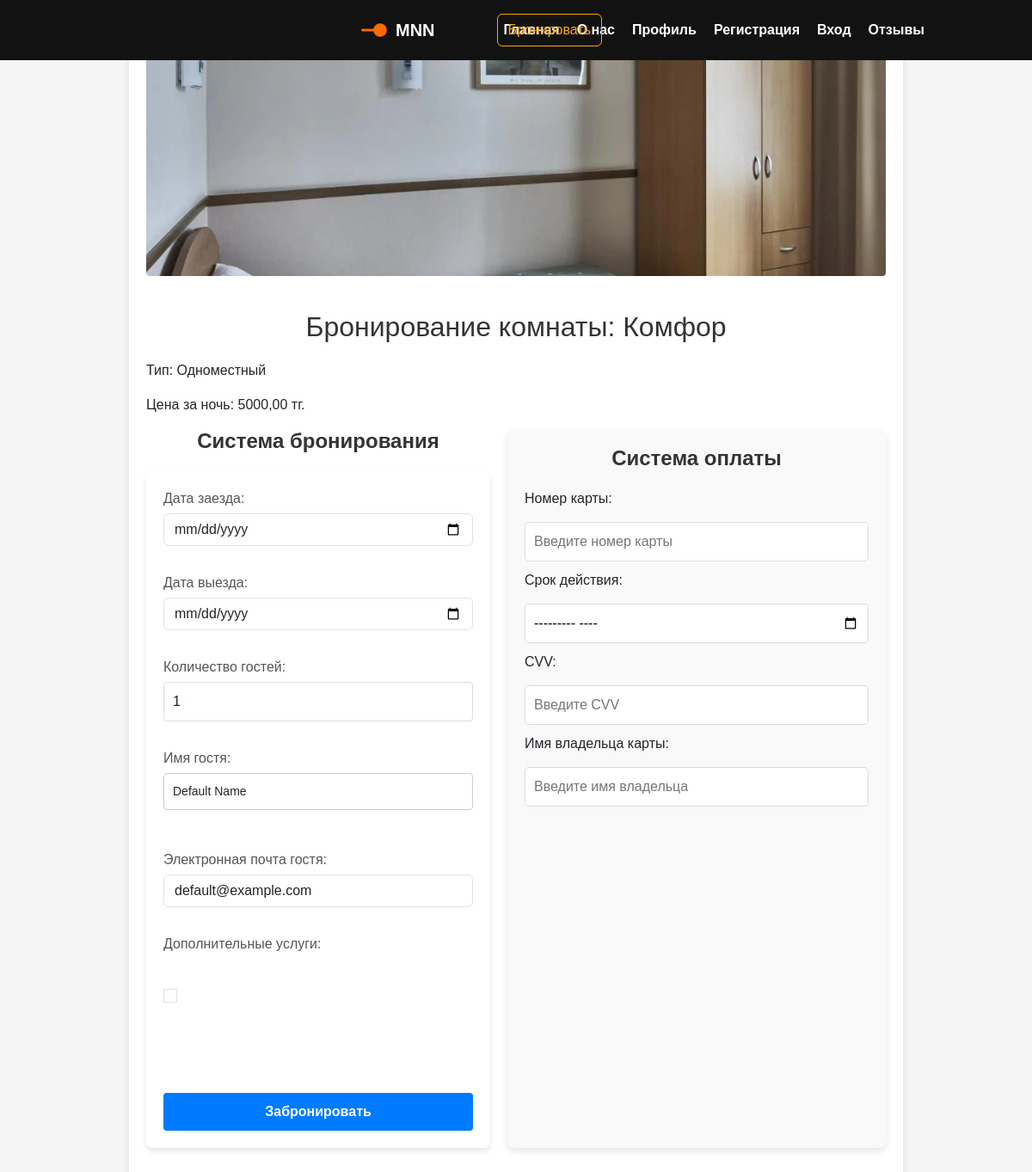
Before: /born/booking/4/ with the older database file.
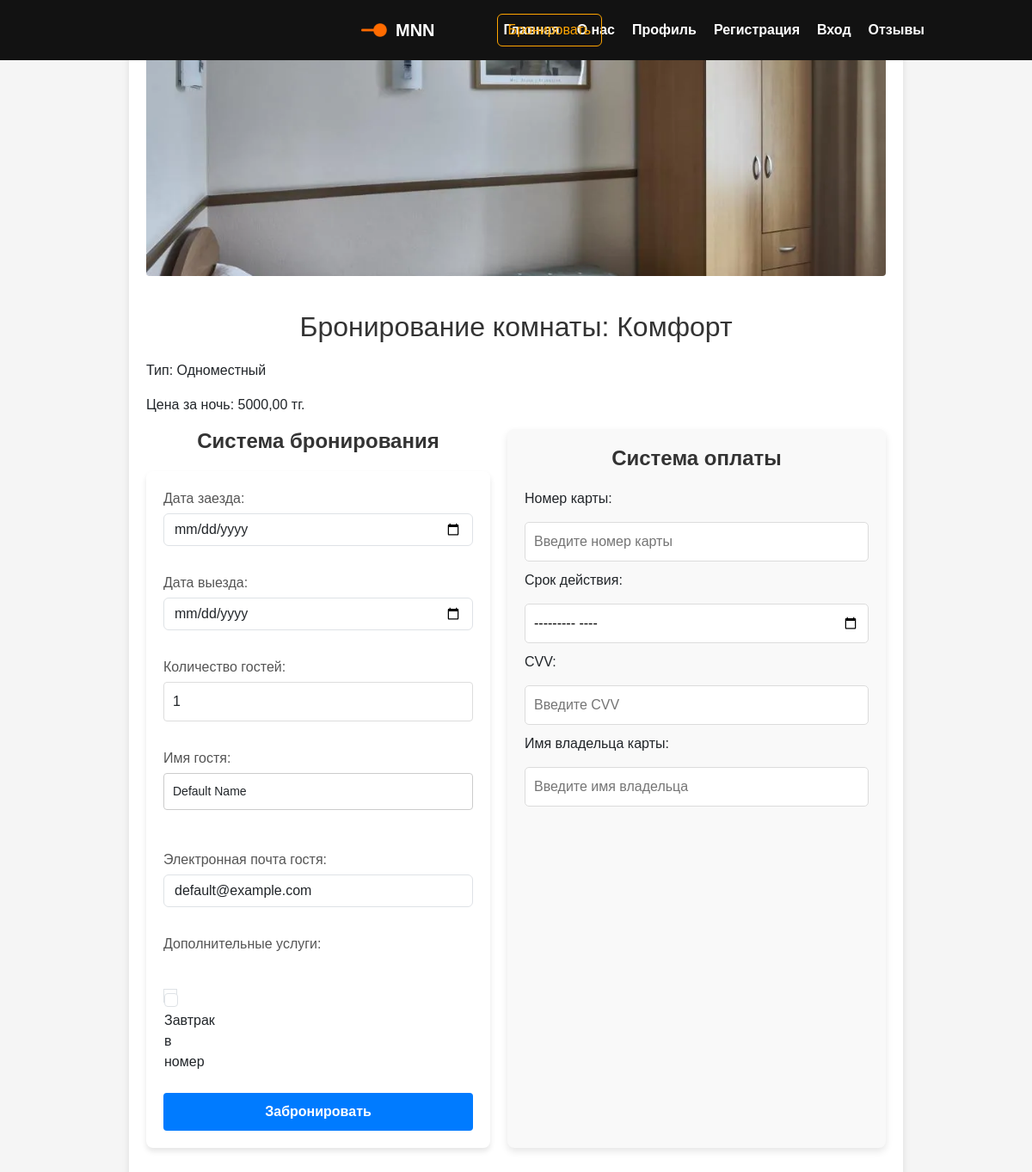
After: the same page with the newer database file.
### born/models.py (models this page shows, shortened)
class Room(models.Model):
    ROOM_TYPES = [
        ('single', 'Одноместный'),
        ('double', 'Двухместный'),
        ('suite', 'Люкс'),
    ]
    title = models.CharField('Название комнаты', max_length=50)
    detail = models.TextField('Описание', max_length=500)
    room_type = models.CharField('Тип комнаты', max_length=20, choices=ROOM_TYPES)
    price_per_night = models.DecimalField('Цена за ночь', max_digits=10, decimal_places=2)
    availability_status = models.BooleanField('Доступна для бронирования', default=True)  # оставляем только это поле
    date_added = models.DateTimeField('Дата добавления', auto_now_add=True)
    image = models.ImageField('Фото комнаты', upload_to='img/', blank=True, null=True)
    class Meta:
        verbose_name = 'Комната'
        verbose_name_plural = 'Комнаты'

### born/views.py (the view)
# urls.py: path('booking/<int:room_id>/', views.booking_create, name='booking_create'),
def booking_create(request, room_id):
    room = get_object_or_404(Room, id=room_id)
    if not room.availability_status:
        return HttpResponse("Эта комната уже забронирована", status=400)
    if request.method == 'POST':
        form = BookingForm(request.POST)
        if form.is_valid():
            check_in = form.cleaned_data['check_in']
            check_out = form.cleaned_data['check_out']
            guests = form.cleaned_data['guests']
            booking = Booking(
                room=room,
                user=request.user,
                check_in=check_in,
                check_out=check_out,
                guests=guests
            )
            booking.save()
            room.availability_status = False
            room.save()
            return redirect('profile')
        else:
            return render(request, 'born/booking.html', {'form': form, 'room': room})
    else:
        form = BookingForm()
    return render(request, 'born/booking.html', {'form': form, 'room': room})

### born/models.py (called while the page is built)
    def __str__(self):
        return self.name

### born/templates/born/booking.html (shortened to what this page needs)
{% extends 'main/layout.html' %}
{% block content %}
<br><br><br><br><br><br><br><br><br><br><br><br><br><br><br><br><br><br>
<br><br><br><br><br><br>
<div class="booking-page-wrapper">
    <div class="booking-page-container">
        <div class="room-image-container">
            {% if room.image %}
                <img src="{{ room.image.url }}" alt="{{ room.title }}" class="room-image">
            {% endif %}
        </div>
        <h1>Бронирование комнаты: {{ room.title }}</h1>
        <p>Тип: {{ room.get_room_type_display }}</p>
        <p>Цена за ночь: {{ room.price_per_night }} тг.</p>
        <div class="booking-details-container">
            <div class="booking-system">
                <h2>Система бронирования</h2>
                <form method="POST" action="{% url 'booking_create' room.id %}">
                    {{ form.as_p }}
                    <br>
                    <div class="booking-button-container">
                        <button type="submit" class="booking-page-button">Забронировать</button>
                    </div>
                </form>
            </div>
            <div class="payment-system">
                <h2>Система оплаты</h2>
                <label for="card_number">Номер карты:</label>
                <input type="text" id="card_number" name="card_number" placeholder="Введите номер карты" required>
                <label for="expiration_date">Срок действия:</label>
                <input type="month" id="expiration_date" name="expiration_date" required>
                <label for="cvv">CVV:</label>
                <input type="text" id="cvv" name="cvv" placeholder="Введите CVV" required>
                <label for="cardholder_name">Имя владельца карты:</label>
                <input type="text" id="cardholder_name" name="cardholder_name" placeholder="Введите имя владельца" required>
            </div>
        </div>
    </div>
</div>
{% endblock %}

Changed rows visible on the page:
changed Room "Одноместный": title "Комфор" → "Комфорт"
Other visible differences:
form field additional_services: (not shown) → "☐"
text no longer shown: "Дата заезда: Дата выезда: Количество гостей: Имя гостя: Электронная почта гостя: Дополнительные услуги:"
text now shown: "Дата заезда: Дата выезда: Количество гостей: Имя гостя: Электронная почта гостя: Дополнительные услуги: Завтрак в номер"
